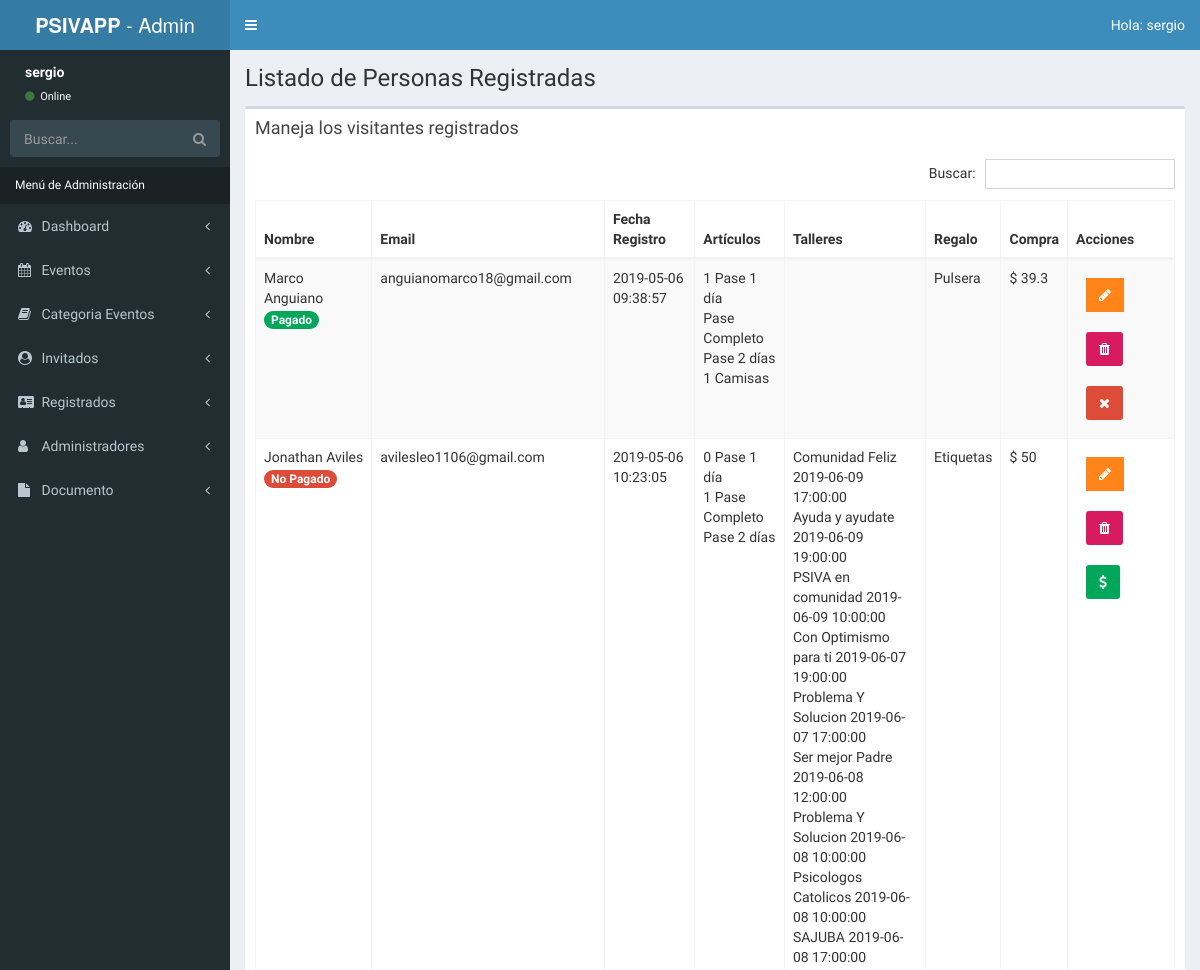
Page /admin/lista-registrados.php (signed in, upper part) on the earlier database version.
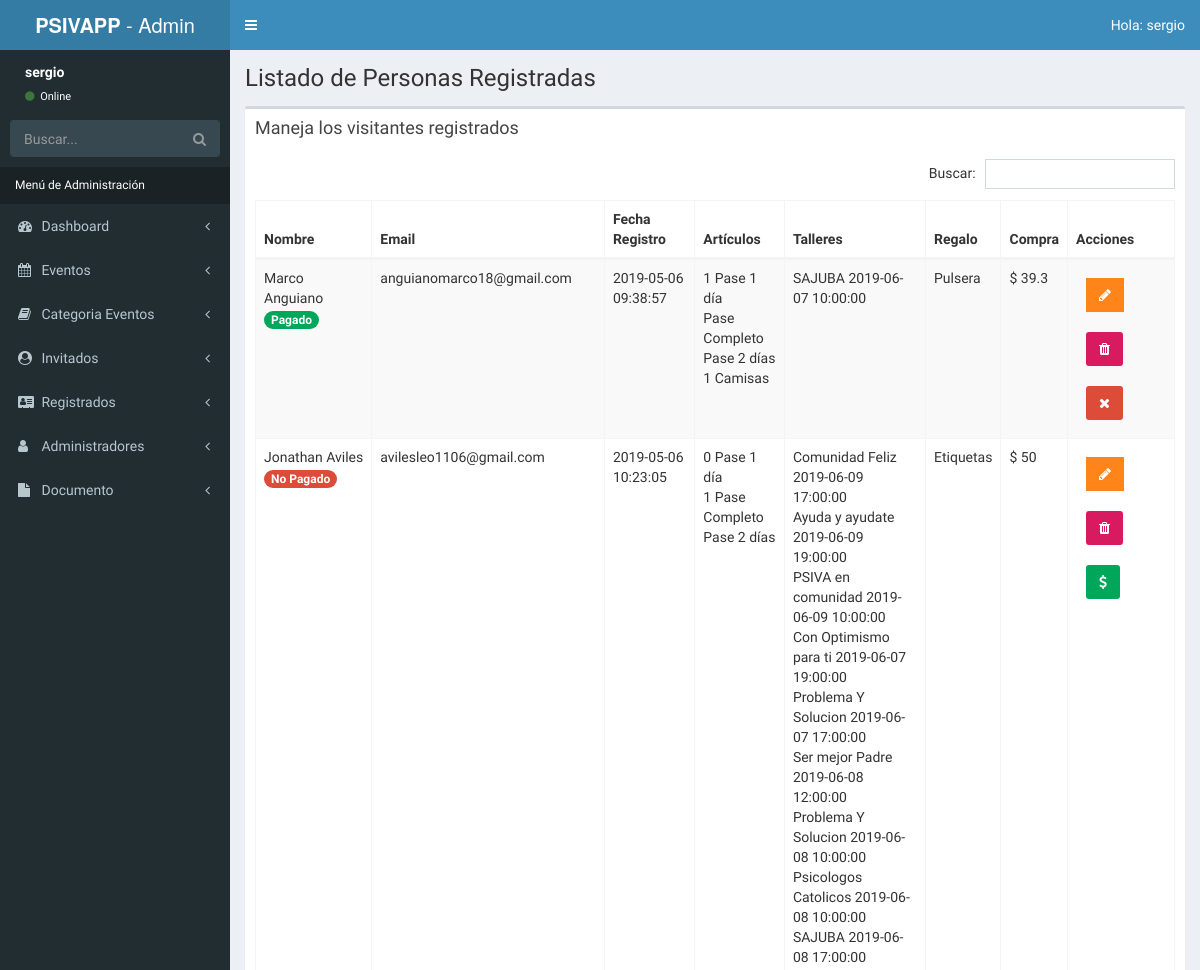
Same page on the later database version.
### tables this page shows
CREATE TABLE `registrados` (
  `ID_Registrado` bigint(20) unsigned NOT NULL AUTO_INCREMENT,
  `nombre_registrado` varchar(50) NOT NULL,
  `apellido_registrado` varchar(50) NOT NULL,
  `email_registrado` varchar(100) NOT NULL,
  `fecha_registro` datetime NOT NULL,
  `pases_articulos` longtext NOT NULL,
  `talleres_registrados` longtext NOT NULL,
  `regalo` int(11) NOT NULL,
  `total_pagado` varchar(50) NOT NULL,
  `pagado` int(11) NOT NULL,
  PRIMARY KEY (`ID_Registrado`),
  KEY `regalo` (`regalo`),
  CONSTRAINT `registrados_ibfk_1` FOREIGN KEY (`regalo`) REFERENCES `regalos` (`ID_regalo`)
);

CREATE TABLE `regalos` (
  `ID_regalo` int(11) NOT NULL AUTO_INCREMENT,
  `nombre_regalo` varchar(50) NOT NULL,
  PRIMARY KEY (`ID_regalo`)
);

CREATE TABLE `eventos` (
  `evento_id` tinyint(10) NOT NULL AUTO_INCREMENT,
  `nombre_evento` varchar(60) NOT NULL,
  `fecha_evento` date NOT NULL,
  `hora_evento` time NOT NULL,
  `id_cat_evento` tinyint(10) NOT NULL,
  `id_inv` tinyint(4) NOT NULL,
  `clave` varchar(10) NOT NULL,
  `editado` timestamp NOT NULL DEFAULT CURRENT_TIMESTAMP ON UPDATE CURRENT_TIMESTAMP,
  PRIMARY KEY (`evento_id`),
  KEY `id_cat_evento` (`id_cat_evento`),
  KEY `id_inv` (`id_inv`),
  CONSTRAINT `eventos_ibfk_1` FOREIGN KEY (`id_cat_evento`) REFERENCES `categoria_evento` (`id_categoria`),
  CONSTRAINT `eventos_ibfk_2` FOREIGN KEY (`id_inv`) REFERENCES `invitados` (`invitado_id`)
);

### admin/lista-registrados.php (the view, shortened to what the changed rows need)
<?php
        include_once 'funciones/funciones.php';
        include_once 'templates/header.php';
        include_once 'templates/barra.php';
?>
  <div class="content-wrapper">
    <section class="content-header">
          <h1>
            Listado de Personas Registradas
          </h1>
    </section>
    <section class="content">
      <div class="row">
        <div class="col-xs-12">
          <div class="box">
            <div class="box-body">
              <table id="registros" class="table table-bordered table-striped">
                <thead>
                <tr>
                  <th>Nombre</th>
                  <th>Email</th>
                  <th>Fecha Registro</th>
                  <th>Artículos</th>
                  <th>Talleres</th>
                  <th>Regalo</th>
                  <th>Compra</th>
                  <th>Acciones</th>
                </tr>
                </thead>
                <tbody>
                        <?php
                            try {
                                $sql = "SELECT registrados.*, regalos.nombre_regalo FROM registrados ";
                                $sql .= " JOIN regalos ";
                                $sql .= " ON registrados.regalo = regalos.ID_regalo ";
                                $resultado = $conn->query($sql);
                            } catch (Exception $e) {
                                $error = $e->getMessage();
                                echo $error;
                            }
                            while($registrado = $resultado->fetch_assoc() ) { ?>
                                <tr>
                                    <td>
                                        <?php echo $registrado['nombre_registrado'] . " " . $registrado['apellido_registrado'];
                                             $pagado = $registrado['pagado'];
                                             if($pagado) {
                                                  echo '<span class="badge bg-green badge-estado-pago-'.$registrado['ID_Registrado'].'">Pagado</span>';
                                             } else {
                                                 echo '<span class="badge bg-red badge-estado-pago-'.$registrado['ID_Registrado'].'">No Pagado</span>';
                                             }
                                        ?>
                                    </td>
                                    <td><?php echo $registrado['email_registrado']; ?></td>
                                    <td><?php echo $registrado['fecha_registro']; ?></td>
                                    <td>
                                        <?php
                                            $articulos = json_decode($registrado['pases_articulos'], true);
                                            $arreglo_articulos = array(
                                                'un_dia' => 'Pase 1 día',
                                                'pase_2dias' => 'Pase 2 días',
                                                'pase_completo' => 'Pase Completo',
                                                'camisas' => 'Camisas',
                                                'etiquetas' => 'Etiquetas'
                                            );
                                            foreach($articulos as $llave => $articulo) {
                                                if(array_key_exists('cantidad', $articulo)) {
                                                    echo  $articulo['cantidad'] . " " . $arreglo_articulos[$llave]. "<br>";
                                                } else {
                                                    echo  $articulo . " " . $arreglo_articulos[$llave]. "<br>";
                                                }
                                            }
                                        ?>
                                    </td>
                                    <td>
                                        <?php   $eventos_resultado =  $registrado['talleres_registrados'];
                                                $talleres = json_decode($eventos_resultado, true);
                                                $talleres = implode("', '", $talleres['eventos']);
                                                $sql_talleres = "SELECT nombre_evento, fecha_evento, hora_evento FROM eventos WHERE clave IN  ('$talleres') OR evento_id IN ('$talleres') ";
                                                $resultado_talleres = $conn->query($sql_talleres);
                                                while($eventos = $resultado_talleres->fetch_assoc()) {
                                                    echo $eventos['nombre_evento'] . " " . $eventos['fecha_evento'] . " " . $eventos['hora_evento'] . "<br>";
                                                }
                                        ?>
                                    </td>
                                    <td><?php echo $registrado['nombre_regalo']; ?></td>
                                    <td>$ <?php echo (float) $registrado['total_pagado']; ?></td>
                                    <td>
                                        <a href="editar-registro.php?id=<?php echo $registrado['ID_Registrado']; ?>" class="btn bg-orange btn-flat margin">
                                            <i class="fa fa-pencil"></i>
                                        </a>
                                        <a href="#" data-id="<?php echo $registrado['ID_Registrado']; ?>" data-tipo="registrado" class="btn bg-maroon bnt-flat margin borrar_registro">
                                            <i class="fa fa-trash"></i>
                                        </a>
                                        <?php $pagado = $registrado['pagado'];
                                        if($pagado) { ?>
                                              <a href="#" title="Cambiar a no pagado" data-id="<?php echo $registrado['ID_Registrado']; ?>" data-tipo="registrado" data-pagado="0" class="btn bg-red bnt-flat margin marcar_pago cambiar-estado-pago-<?php echo $registrado['ID_Registrado']; ?>">
                                                  <i class="fa fa-times"></i>
                                              </a>
                                        <?php } else { ?>
                                             <a href="#" title="Cambiar a pagado" data-id="<?php echo $registrado['ID_Registrado']; ?>" data-tipo="registrado" data-pagado="1" class="btn bg-green bnt-flat margin marcar_pago cambiar-estado-pago-<?php echo $registrado['ID_Registrado']; ?>">
                                                  <i class="fa fa-dollar"></i>
                                              </a>
                                        <?php } ?>
                                    </td>
                                </tr>
                            <?php }  ?>
                </tbody>
              </table>
            </div>
          </div>
        </div>
      </div>
    </section>
  </div>
  <?php
          include_once 'templates/footer.php';
  ?>

Differences in the rows shown:
changed registrados "Marco": gains eventos (nombre_evento "SAJUBA", fecha_evento "2019-06-07", hora_evento "10:00:00")
